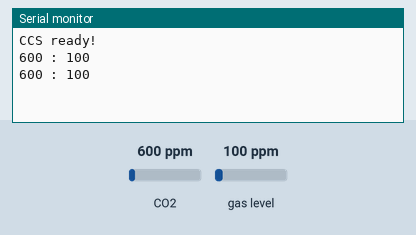
Bench run of a sketch on a simulated Arduino Uno, built with avr-gcc and run on an emulated ATmega328P. Parts: the last lines printed to the serial monitor. The inputs (shaded band) are chosen by the test bench; at power-on: CO2 600 ppm, gas level 100 ppm.

Above: at 1.8 s.
1.9 s: CO2 set to 452 ppm
At 2.4 s:
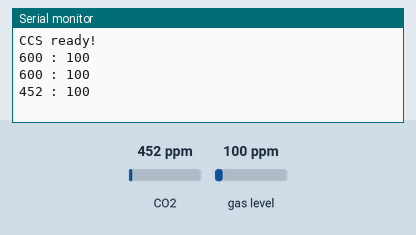
3.4 s: gas level set to 20 ppm
At 4.7 s:
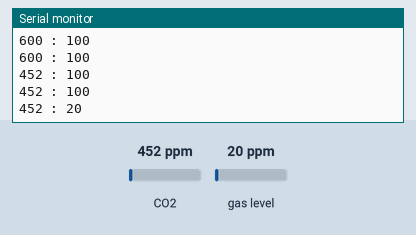
4.9 s: CO2 set to 1050 ppm
At 5.8 s:
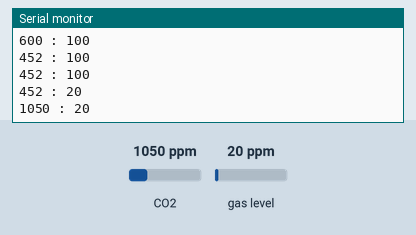
Timing chart, 0 to 7.9 s (numbered marks = the images above; inputs shaded):
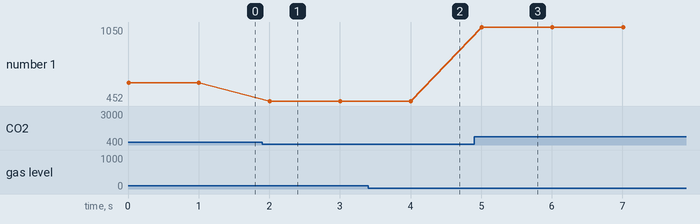

The sketch:

ccs811_base.ino
```cpp
#include <Adafruit_CCS811.h>

Adafruit_CCS811 ccs;

void setup() {

  Serial.begin(9600);

  if(!ccs.begin()){
    Serial.println("Failed to start sensor! Please check your wiring.");
    while(1);
  }

  while(!ccs.available()){
    Serial.print(".");
    delay(1000);
  }
  Serial.println("\nCCS ready!");
}

void loop() {

  ccs.readData();

  int co2 = ccs.geteCO2();
  int tvoc = ccs.getTVOC();

  Serial.print(co2);
  Serial.print(" : ");
  Serial.println(tvoc);

  delay(1000);
}
```

Measured:
- after the input at 1.9 s, the serial monitor: prints a new line after 0.10 s (image 1)
- after the input at 3.4 s, the serial monitor: prints a new line after 0.61 s (image 2)
- after the input at 4.9 s, the serial monitor: prints a new line after 0.11 s (image 3)
- plotted number 1: 600 → 452 after the input at 1.9 s, 452 → 1050 after the input at 4.9 s
